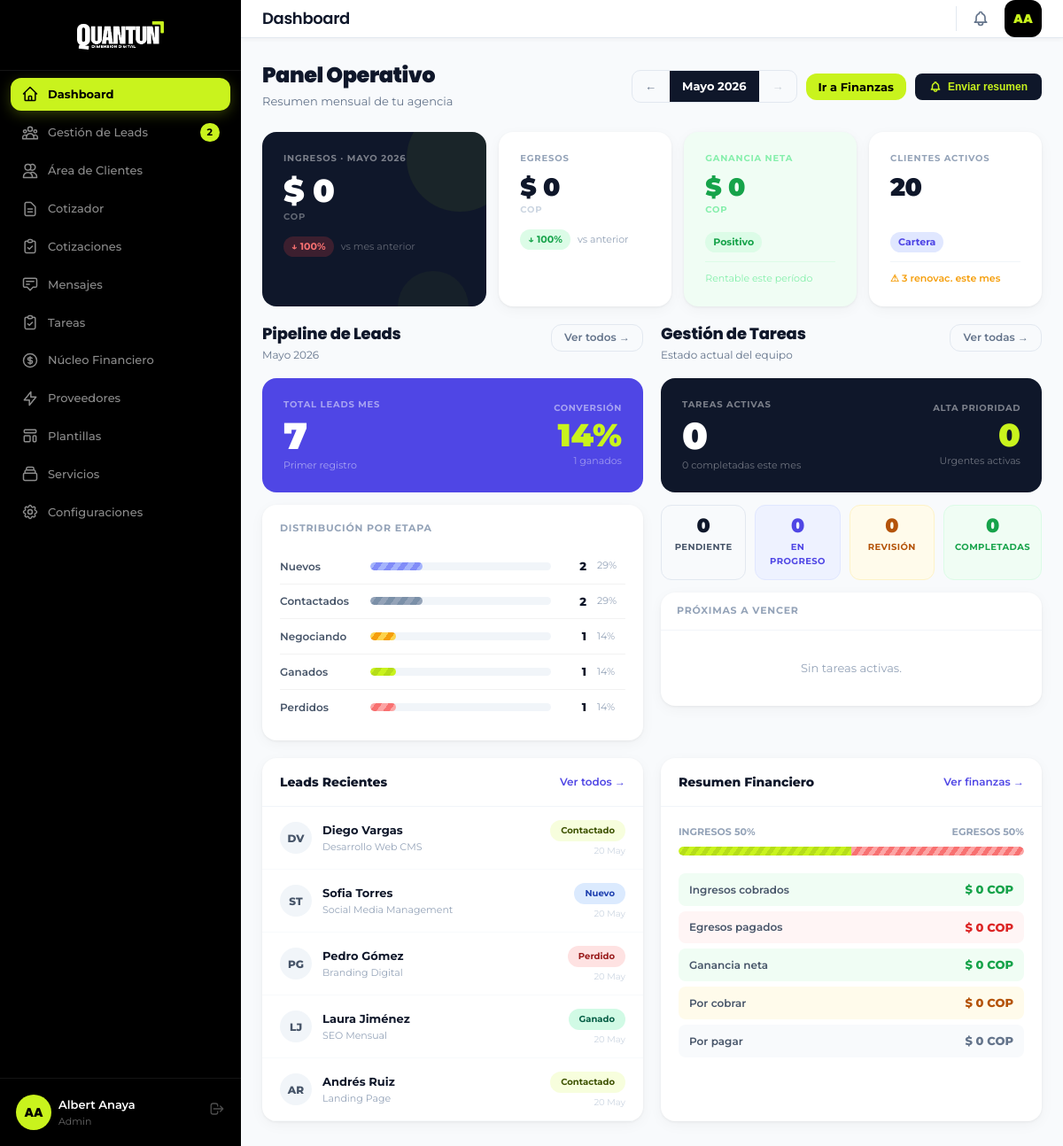
Page /dashboard.php (signed in) on the committed database.
### tables this page shows
CREATE TABLE `leads` (
  `id` int(11) NOT NULL AUTO_INCREMENT,
  `nombre` varchar(100) NOT NULL,
  `whatsapp` varchar(20) NOT NULL,
  `email` varchar(150) DEFAULT NULL,
  `servicio_interes` varchar(50) NOT NULL,
  `presupuesto` decimal(10,2) DEFAULT 0.00,
  `url_actual` varchar(255) DEFAULT NULL,
  `fuente` enum('manual','wordpress','landing','referido','otro') DEFAULT 'manual',
  `estado` enum('nuevo','contactado','en_negociacion','ganado','perdido') DEFAULT 'nuevo',
  `notas` text DEFAULT NULL,
  `asignado_a` int(11) DEFAULT NULL,
  `created_at` timestamp NOT NULL DEFAULT current_timestamp(),
  `updated_at` timestamp NOT NULL DEFAULT current_timestamp() ON UPDATE current_timestamp(),
  PRIMARY KEY (`id`),
  KEY `asignado_a` (`asignado_a`),
  KEY `idx_leads_estado` (`estado`),
  KEY `idx_leads_created` (`created_at`),
  CONSTRAINT `leads_ibfk_1` FOREIGN KEY (`asignado_a`) REFERENCES `usuarios` (`id`) ON DELETE SET NULL
);

### dashboard.php (the view, shortened to what the rows shown need)
<?php
require_once __DIR__ . '/includes/auth.php';
require_once __DIR__ . '/includes/functions.php';
$pdo = db();
$leadsRecientes = $pdo->query("SELECT * FROM leads ORDER BY created_at DESC LIMIT 5")->fetchAll();
include __DIR__ . '/includes/header.php';
?>
<div style="display:flex;justify-content:space-between;align-items:center;margin-bottom:24px;flex-wrap:wrap;gap:14px">
    <div>
        <h2 style="font-size:24px;font-weight:900;color:var(--color-text);margin:0;letter-spacing:-.02em">Panel Operativo</h2>
    </div>
</div>
<div class="dash-bot-grid" style="display:grid;grid-template-columns:1fr 1fr;gap:20px">
    <div class="dash-card" style="padding:0;overflow:hidden">
        <?php if(empty($leadsRecientes)): ?>
        <div style="padding:40px;text-align:center;color:#94a3b8;font-size:13px">Sin leads registrados.</div>
        <?php else: ?>
        <?php foreach($leadsRecientes as $l): ?>
        <a href="leads.php" style="display:flex;align-items:center;gap:12px;padding:12px 20px;border-bottom:1px solid #f8fafc;text-decoration:none;transition:background .12s" onmouseenter="this.style.background='#f8fafc'" onmouseleave="this.style.background=''">
            <div style="width:36px;height:36px;border-radius:50%;background:#f1f5f9;display:flex;align-items:center;justify-content:center;font-weight:800;font-size:12px;color:#475569;flex-shrink:0"><?=getInitials($l['nombre'])?></div>
            <div style="flex:1;min-width:0">
                <div style="font-size:13px;font-weight:700;color:#0f172a;white-space:nowrap;overflow:hidden;text-overflow:ellipsis"><?=sanitize($l['nombre'])?></div>
                <div style="font-size:11px;color:#94a3b8"><?=sanitize($l['servicio_interes'])?></div>
            </div>
            <div style="text-align:right;flex-shrink:0">
                <span class="badge <?=getLeadStatusBadge($l['estado'])?>" style="font-size:10px"><?=getLeadStatusLabel($l['estado'])?></span>
                <div style="font-size:10px;color:#cbd5e1;margin-top:3px"><?=date('d M',strtotime($l['created_at']))?></div>
            </div>
        </a>
        <?php endforeach; ?>
        <?php endif; ?>
    </div>
</div>
<?php include __DIR__ . '/includes/footer.php'; ?>

### rows in the picture
leads: nombre "DV", nombre "Diego Vargas", servicio_interes "Desarrollo Web CMS", estado "Contactado", created_at "20 May"
leads: nombre "ST", nombre "Sofia Torres", servicio_interes "Social Media Management", estado "Nuevo", created_at "20 May"
leads: nombre "PG", nombre "Pedro Gómez", servicio_interes "Branding Digital", estado "Perdido", created_at "20 May"
leads: nombre "LJ", nombre "Laura Jiménez", servicio_interes "SEO Mensual", estado "Ganado", created_at "20 May"
leads: nombre "AR", nombre "Andrés Ruiz", servicio_interes "Landing Page", estado "Contactado", created_at "20 May"

### other values in the picture
$newLeadsCount "2"
$user['initials'] "AA"
$user['nombre'] "Albert Anaya"
$user['rol'] "Admin"
$pageTitle "Dashboard"
$mesLabel "Mayo 2026"
$mesLabel "MAYO 2026"
moneyNum($ingresosmes) "$ 0"
abs($pctIng) "100"
moneyNum($egresosmes) "$ 0"
abs($pctEgr) "100"
moneyNum($gananciaNet) "$ 0"
$clientesActivos "20"
$renovacionesMes "3"
$lTotal "7"
